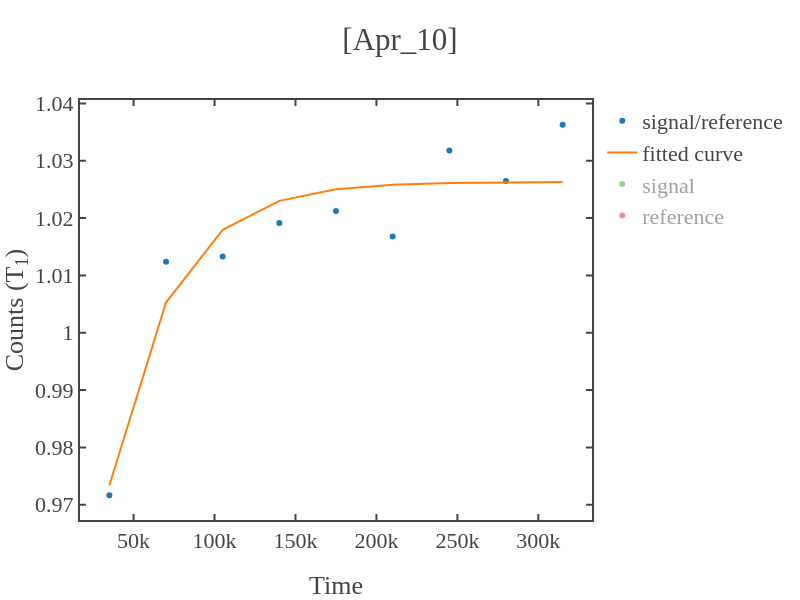

The notebook cell this image was saved under:
### Code cell
# loading the data 
load_data = dict(np.load(total_path))
time_axis,signal_photon,reference_samples,signal_samples = data_to_time_signal(load_data,samples,first=first_sig_ref)


x=time_axis[1:]
y=signal_photon[1:]
guess_parameters = np.array([0.7,1,100e3])  # input these paramters(serially) with your guess  
fitting_function = 'exp'   # y0+y_max*np.exp(-x/tau)
fitting_range = False   # for x-axis 

# fitting the data
x_fit,y_fit,coefficient,error_bars = fit_func(x,y,fit_range=fitting_range,func=fitting_function,guess_params=guess_parameters) 
if len(str(int(coefficient[2])))>7 or coefficient[2]<0:
    print('Fitted lifetime seems too long (more than 10ms) or negative.')
    print('If not expected for T1 exp, retry with increasing or decreasing the evolution time of the sequence.')
# plotting the data 
fig1 = simple_plot(x,y,show=False,x_name = "Time",y_name = "Counts (T<sub>1</sub>)",mode='markers',title=f'{date}',curve_name='signal/reference')
fig2 = simple_plot(x_fit,y_fit,show=False,x_name = "Time",y_name = "Counts (T<sub>1</sub>)",mode='lines',title=f'{date}',curve_name='fitted curve')
fig3 = simple_plot(x,signal_samples[1:],show=False,x_name = "Time",y_name = "Counts (T<sub>1</sub>)",mode='markers',title=f'{date}',curve_name='signal')
fig4 = simple_plot(x,reference_samples[1:],show=False,x_name = "Time",y_name = "Counts (T<sub>1</sub>)",mode='markers',title=f'{date}',curve_name='reference')

add_figures([fig1,fig2,fig3,fig4],show=True,x_name = "Time",y_name = "Counts (T<sub>1</sub>)",title=f'[{date}]')

### Figure 1 — Plotly figure (JSON) as saved in the notebook; plotly's stock layout.template omitted (floating-point values rounded to 4 significant figures)
{"data": [{"mode": "markers", "name": "signal/reference", "showlegend": true, "type": "scatter", "x": [35020, 70020, 105020, 140020, 175020, 210020, 245020, 280020, 315020], "y": [0.9717, 1.012, 1.013, 1.019, 1.021, 1.017, 1.032, 1.026, 1.036]}, {"mode": "lines", "name": "fitted curve", "showlegend": true, "type": "scatter", "x": [35020, 70020, 105020, 140020, 175020, 210020, 245020, 280020, 315020], "y": [0.9734, 1.005, 1.018, 1.023, 1.025, 1.026, 1.026, 1.026, 1.026]}, {"mode": "markers", "name": "signal", "showlegend": true, "type": "scatter", "visible": "legendonly", "x": [35020, 70020, 105020, 140020, 175020, 210020, 245020, 280020, 315020], "y": [4.348, 4.516, 4.566, 4.619, 4.669, 4.689, 4.71, 4.736, 4.752]}, {"mode": "markers", "name": "reference", "showlegend": true, "type": "scatter", "visible": "legendonly", "x": [35020, 70020, 105020, 140020, 175020, 210020, 245020, 280020, 315020], "y": [4.475, 4.461, 4.506, 4.532, 4.572, 4.611, 4.565, 4.614, 4.585]}], "layout": {"height": 600, "title": {"text": "[Apr_10]"}, "width": 800, "xaxis": {"autorange": true, "range": [16890.0, 333100.0], "title": {"text": "Time"}, "type": "linear"}, "yaxis": {"autorange": true, "range": [0.9673, 1.041], "title": {"text": "Counts (T<sub>1</sub>)"}, "type": "linear"}}}
